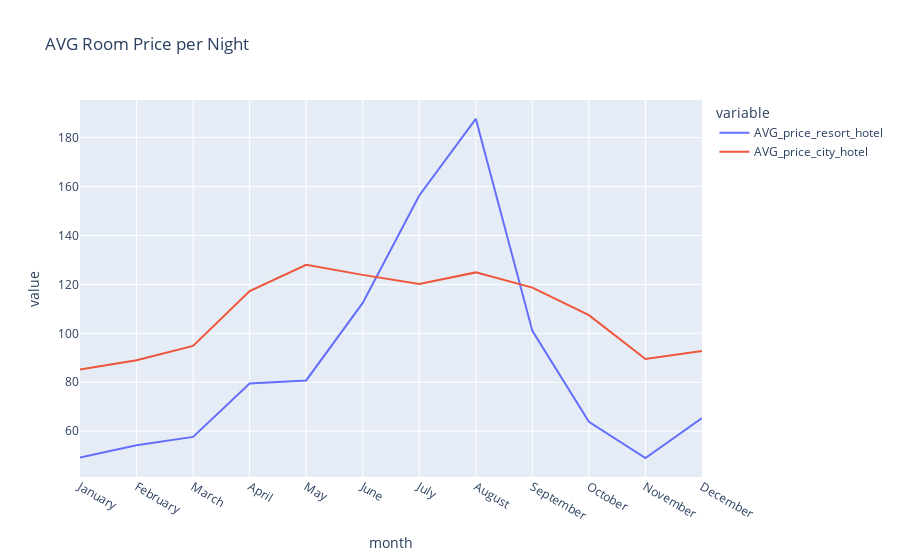

The notebook cell this image was saved under:
### Code cell
px.line(hotels,x='month',y=['AVG_price_resort_hotel','AVG_price_city_hotel'],title='AVG Room Price per Night ')

### Figure 1 — Plotly figure (JSON) as saved in the notebook; plotly's stock layout.template omitted (floating-point values rounded to 4 significant figures)
{"data": [{"hovertemplate": "variable=AVG_price_resort_hotel<br>month=%{x}<br>value=%{y}<extra></extra>", "legendgroup": "AVG_price_resort_hotel", "line": {"color": "#636efa", "dash": "solid"}, "marker": {"symbol": "circle"}, "mode": "lines", "name": "AVG_price_resort_hotel", "orientation": "v", "showlegend": true, "type": "scatter", "x": ["January", "February", "March", "April", "May", "June", "July", "August", "September", "October", "November", "December"], "xaxis": "x", "y": [49.28, 54.24, 57.67, 79.51, 80.75, 112.4, 156.3, 187.7, 101.0, 63.83, 48.99, 65.38], "yaxis": "y"}, {"hovertemplate": "variable=AVG_price_city_hotel<br>month=%{x}<br>value=%{y}<extra></extra>", "legendgroup": "AVG_price_city_hotel", "line": {"color": "#EF553B", "dash": "solid"}, "marker": {"symbol": "circle"}, "mode": "lines", "name": "AVG_price_city_hotel", "orientation": "v", "showlegend": true, "type": "scatter", "x": ["January", "February", "March", "April", "May", "June", "July", "August", "September", "October", "November", "December"], "xaxis": "x", "y": [85.21, 89.0, 94.87, 117.3, 128.0, 123.9, 120.2, 124.9, 118.7, 107.4, 89.48, 92.76], "yaxis": "y"}], "layout": {"legend": {"title": {"text": "variable"}, "tracegroupgap": 0}, "title": {"text": "AVG Room Price per Night "}, "xaxis": {"anchor": "y", "domain": [0, 1], "title": {"text": "month"}}, "yaxis": {"anchor": "x", "domain": [0, 1], "title": {"text": "value"}}}}
